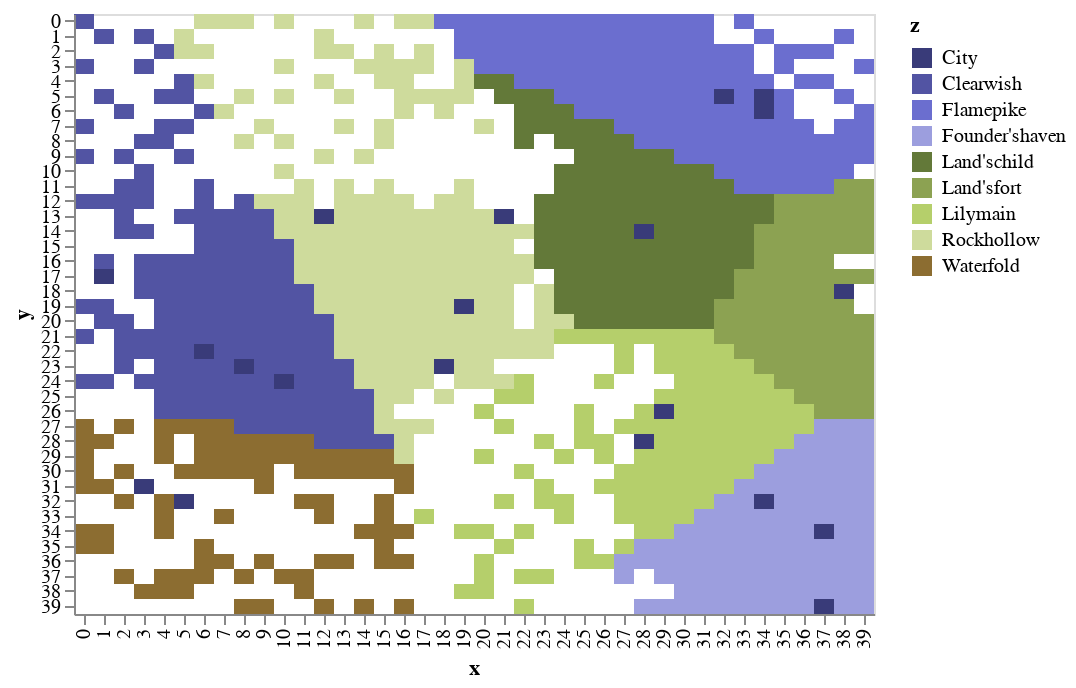

Notebook source saved alongside this figure:
### Code cell
draw.drawboarders(world.df_features)

### Figure 1 — Vega-Lite specification as saved in the notebook (floating-point values rounded to 4 significant figures; data arrays with more than 128 entries replaced by an {"elided": "..."} marker saying what was removed)
{"$schema": "https://vega.github.io/schema/vega-lite/v2.6.0.json", "config": {"view": {"height": 300, "width": 400}}, "data": {"name": "data-e73709c1e0e2bf3c253515819fcb7144"}, "datasets": {"data-e73709c1e0e2bf3c253515819fcb7144": {"elided": "1066 records"}}, "encoding": {"color": {"field": "z", "scale": {"scheme": "category20b"}, "type": "nominal"}, "tooltip": [{"field": "terrain", "type": "nominal"}, {"field": "feature", "type": "nominal"}, {"field": "nation", "type": "nominal"}], "x": {"field": "x", "type": "ordinal"}, "y": {"field": "y", "type": "ordinal"}}, "mark": "rect"}
